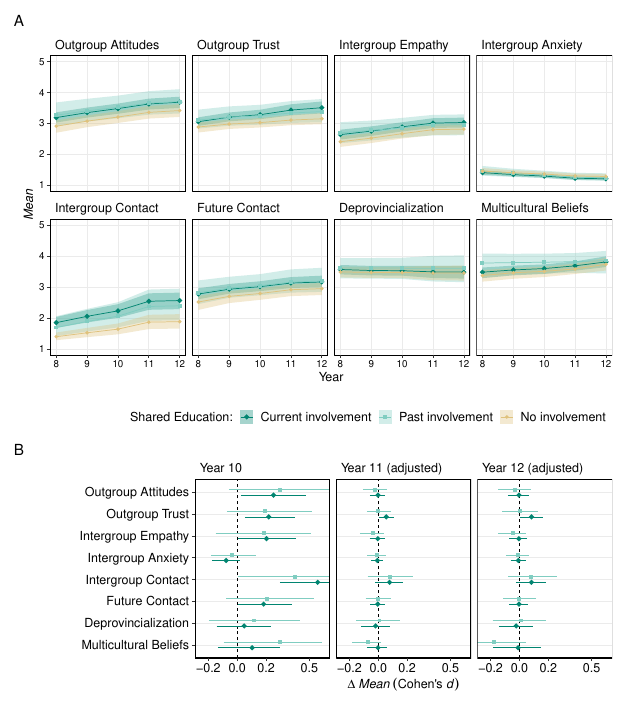

Recreate this plot in R.
rm(list = ls())

# Notes -------------------------------------------------------------------


# Library -----------------------------------------------------------------

  # Load packages
  library(tidyverse); library(patchwork)

  
# Prepare -----------------------------------------------------------------

  # Import results
  d_est <- bind_rows(
    read_rds("results/schools/cq_ps_p.rds") %>% mutate(outcome = "cq"),
    read_rds("results/schools/oa_ps_p.rds") %>% mutate(outcome = "oa"),
    read_rds("results/schools/tr_ps_p.rds") %>% mutate(outcome = "tr"),
    read_rds("results/schools/em_ps_p.rds") %>% mutate(outcome = "em"),
    read_rds("results/schools/ia_ps_p.rds") %>% mutate(outcome = "ia"),
    read_rds("results/schools/wc_ps_p.rds") %>% mutate(outcome = "wc"),
    read_rds("results/schools/dp_ps_p.rds") %>% mutate(outcome = "dp"),
    read_rds("results/schools/mb_ps_p.rds") %>% mutate(outcome = "mb")
  )
  
  # Calculate estimated means
  d_est <- d_est %>% 
    group_by(.draw, x_sep, x_time, outcome) %>% 
    summarise(m = sum(y * p)) %>% 
    ungroup()

  # Reformat
  d_est <- d_est %>% 
    mutate(
      x_sep = recode_factor(
        x_sep, 
        "3" = "Current involvement",
        "2" = "Past involvement",
        "1" = "No involvement"
      ),
      x_time = x_time + 8L,
      name = recode_factor(
        outcome,
        "oa" = "Outgroup Attitudes",
        "tr" = "Outgroup Trust", 
        "em" = "Intergroup Empathy",
        "ia" = "Intergroup Anxiety",
        "cq" = "Intergroup Contact",
        "wc" = "Future Contact",
        "dp" = "Deprovincialization",
        "mb" = "Multicultural Beliefs"
      )
    )
  
  # Calculate observed standard deviations (at Year 10)
  sds <- read_rds("data/dl.rds") %>% 
    filter(year == 10L, !is.na(response)) %>% 
    group_by(outcome, id) %>% 
    summarise(mean = mean(response)) %>%
    group_by(outcome) %>% 
    summarise(sd = sd(mean))
  

# Figure 5 ----------------------------------------------------------------

  # Figure 5a
  f5a <- d_est %>% 
    group_by(x_sep, x_time, outcome, name) %>% 
    summarise(
      m_est = median(m),
      .lower = quantile(m, 0.025),
      .upper = quantile(m, 0.975)
    ) %>% 
  ggplot(., aes(x = x_time, y = m_est, group = x_sep)) +
    geom_vline(
      xintercept = 10L,
      linetype = "dashed",
      colour = "black",
      size = 0.25
    ) +
    geom_ribbon(
      aes(ymin = .lower, ymax = .upper, fill = x_sep),
      alpha = 0.35
    ) +
    geom_line(
      aes(colour = x_sep),
      size = 0.25
    ) +
    geom_point(
      aes(shape = x_sep, colour = x_sep, size = x_sep),
    ) +
    scale_size_manual(values = c(1.5, 1, 1)) +
    scale_shape_manual(values = c(18, 15, 16)) +
    scale_colour_manual(values = c("#018571", "#80cdc1", "#dfc27d")) +
    scale_fill_manual(values = c("#018571", "#80cdc1", "#dfc27d")) +
    coord_fixed(1, ylim = c(1, 5)) +
    facet_wrap(vars(name), 2, 4) +
    theme_bw(base_size = 9, base_line_size = 0.25) +
    theme(
      legend.position = "bottom",
      legend.justification = "right",
      legend.title = element_text(size = rel(1), colour = "black"),
      legend.text = element_text(size = rel(1), colour = "black"),
      legend.key.width = unit(11, "points"),
      legend.key.height = unit(11, "points"),
      panel.border = element_rect(colour = "black", fill = NA),
      panel.grid.minor = element_blank(),
      axis.text = element_text(colour = "black"),
      axis.title = element_text(size = rel(1), colour = "black"),
      strip.background = element_blank(),
      strip.text = element_text(size = rel(1), colour = "black", hjust = 0)
    ) +
    labs(
      tag = "A",
      x = "Year",
      y = expression(italic("Mean")),
      size   = "Shared Education:",
      shape  = "Shared Education:",
      colour = "Shared Education:",
      fill   = "Shared Education:"
    )
  
  # Figure 5b
  f5b <- d_est %>% 
    distinct(name) %>% 
    ggplot(., aes(y = fct_rev(name))) +
    geom_text(
      aes(label = fct_rev(name)),
      x = 1,
      size = 9/.pt,
      hjust = 1
    ) +
    facet_grid(. ~ "") +
    scale_x_continuous(limits = c(0, 1), expand = c(0, 0)) +
    theme_bw(base_size = 9, base_line_size = 0.25) +
    theme(
      legend.position = "none",
      panel.border = element_blank(),
      panel.grid = element_blank(),
      axis.text = element_blank(),
      axis.ticks = element_blank(),
      axis.title = element_blank(),
      strip.background = element_blank(),
      strip.text = element_text(size = rel(1)),
      plot.margin = margin(4.5, 2, 4.5, 4.5, unit = "pt")
    ) +
    labs(
      tag = "B"
    )
    
  # Figure 5c
  f5c <- d_est %>% 
    pivot_wider(
      names_from = x_time,
      names_prefix = "y_",
      values_from = "m"
    ) %>% 
    arrange(.draw, name, x_sep) %>% 
    group_by(.draw, outcome, name) %>% 
    summarise(
      d_10_3 = (y_10[1] - y_10[3]),
      d_11_3 = (y_11[1] - y_11[3]) - (y_10[1] - y_10[3]),
      d_12_3 = (y_12[1] - y_12[3]) - (y_10[1] - y_10[3]),
      d_10_2 = (y_10[2] - y_10[3]),
      d_11_2 = (y_11[2] - y_11[3]) - (y_10[2] - y_10[3]),
      d_12_2 = (y_12[2] - y_12[3]) - (y_10[2] - y_10[3])
    ) %>% 
    ungroup() %>% 
    pivot_longer(
      starts_with("d_"),
      names_to = c("comparison", "x_sep"),
      names_pattern = "(d_[0-9]*)_([2-3])",
      values_to = "d"
    ) %>% 
    left_join(sds, by = "outcome") %>% 
    mutate(d = d/sd) %>% 
    group_by(outcome, name, comparison, x_sep) %>% 
    summarise(
      d_est = median(d),
      .lower = quantile(d, 0.025),
      .upper = quantile(d, 0.975)
    ) %>% 
    ungroup() %>% 
    mutate(
      comparison = recode_factor(
        comparison,
        "d_10" = "Year 10",
        "d_11" = "Year 11 (adjusted)",
        "d_12" = "Year 12 (adjusted)"
      ),
      x_sep = recode_factor(
        x_sep, 
        "3" = "Current involvement",
        "2" = "Past involvement",
        "1" = "No involvement"
      ),
      p = sign(.lower) == sign(.upper)
    ) %>% 
  ggplot(., aes(x = fct_rev(name), y = d_est)) +
    geom_hline(
      yintercept = 0,
      linetype = "dashed",
      size = 0.25
    ) +
    geom_linerange(
      aes(ymin = .lower, ymax = .upper, colour = x_sep),
      position = position_dodge(width = 0.5),
      size = 0.25
    ) +
    geom_point(
      aes(colour = x_sep, shape = x_sep, size = x_sep),
      position = position_dodge(width = 0.5)
    ) +
    scale_y_continuous(
      breaks = c(-0.8, -0.5, -0.2, 0, 0.2, 0.5, 0.8)
    ) +
    scale_size_manual(values = c(1.5, 1, 1)) +
    scale_shape_manual(values = c(18, 15, 16)) +
    scale_colour_manual(values = c("#018571", "#80cdc1", "#dfc27d")) +
    coord_flip(ylim = c(-0.25, 0.6)) +
    facet_wrap(vars(comparison), nrow = 1) +
    theme_bw(base_size = 9, base_line_size = 0.25) +
    theme(
      legend.position = "none",
      legend.title = element_text(size = rel(1), colour = "black"),
      legend.text = element_text(size = rel(1), colour = "black"),
      panel.border = element_rect(colour = "black", fill = NA),
      panel.grid.minor = element_blank(),
      panel.grid.major.x = element_blank(),
      axis.text = element_text(size = rel(1), colour = "black"),
      axis.title = element_text(size = rel(1), colour = "black"),
      axis.text.y = element_blank(),
      strip.background = element_blank(),
      strip.text = element_text(size = rel(1), colour = "black", hjust = 0),
      plot.margin = margin(4.5, 4.5, 4.5, 0, unit = "pt")
    ) +
    labs(
      x = NULL,
      y = expression(Delta~italic("Mean")~("Cohen's"~italic(d)))
    )
  
  # Combine figures
  f5a + f5b + f5c + plot_layout(
    heights = c(10.8, 6.2), 
    design = "
    AAAA
    BCCC
    "
  )
  
# Export ------------------------------------------------------------------
  
  # Save as .pdf
  ggsave(
    "figures/figure-5.pdf", 
    width = 15.9, height = 18, units = "cm",
  )
  
  # Save as .png
  ggsave(
    "figures/figure-5.png", 
    width = 15.9, height = 18, units = "cm",
    dpi = 600, 
    type = "cairo-png"
  )
  